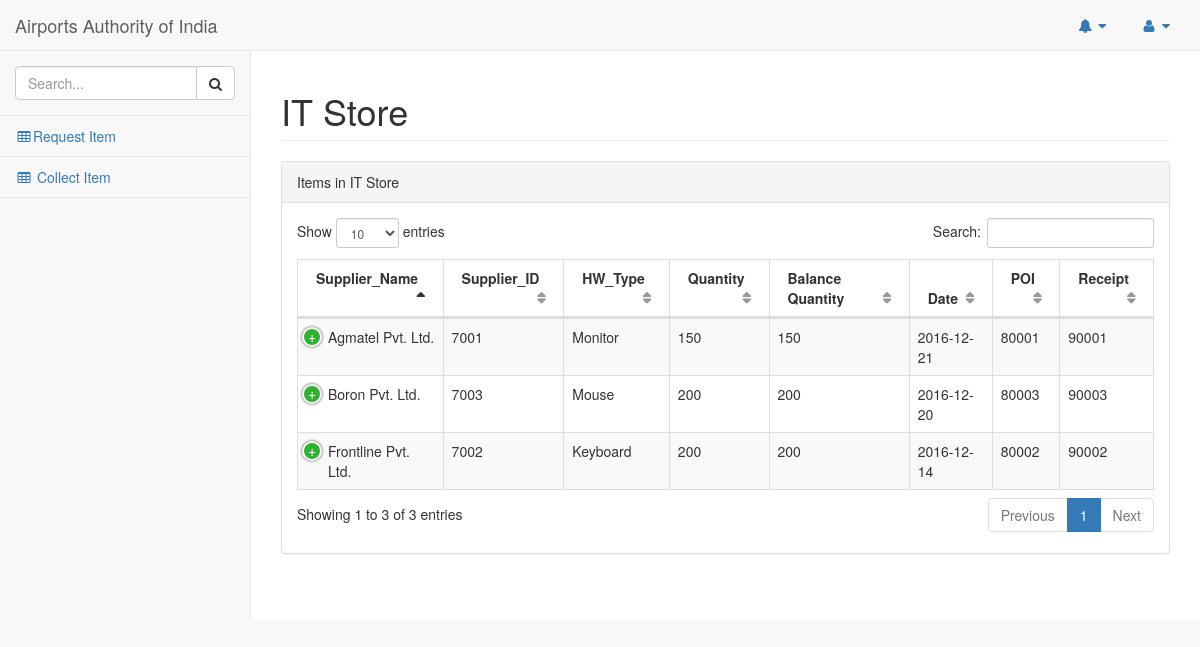
The page /pages/store.php on the database its author committed.
### tables this page shows
CREATE TABLE `it_store` (
  `Supplier_Name` varchar(50) NOT NULL,
  `Supplier_ID` int(50) NOT NULL,
  `HW_Type` varchar(50) NOT NULL,
  `Quantity` int(50) NOT NULL,
  `Balance Quantity` int(50) NOT NULL,
  `Date` date NOT NULL,
  `POI` int(50) NOT NULL,
  `Receipt` int(50) NOT NULL,
  `Model_No` int(60) NOT NULL
);

### pages/store.php (the view, shortened to what this page needs)
<!DOCTYPE html>
<html lang="en">
<head>
    <link href="../vendor/bootstrap/css/bootstrap.min.css" rel="stylesheet">
    <link href="../vendor/metisMenu/metisMenu.min.css" rel="stylesheet">
    <link href="../vendor/datatables-plugins/dataTables.bootstrap.css" rel="stylesheet">
    <link href="../vendor/datatables-responsive/dataTables.responsive.css" rel="stylesheet">
    <link href="../dist/css/sb-admin-2.css" rel="stylesheet">
    <link href="../vendor/font-awesome/css/font-awesome.min.css" rel="stylesheet" type="text/css">
</head>
<body>
    <div id="wrapper">
        <nav class="navbar navbar-default navbar-static-top" role="navigation" style="margin-bottom: 0">
            <div class="navbar-header">
                <a class="navbar-brand">Airports Authority of India</a>
            </div>
            <ul class="nav navbar-top-links navbar-right">
                <li class="dropdown">
                    <a class="dropdown-toggle" data-toggle="dropdown" href="#">
                        <i class="fa fa-bell fa-fw"></i> <i class="fa fa-caret-down"></i>
                    </a>
                </li>
                <li class="dropdown">
                    <a class="dropdown-toggle" data-toggle="dropdown" href="#">
                        <i class="fa fa-user fa-fw"></i> <i class="fa fa-caret-down"></i>
                    </a>
                </li>
            </ul>
            <div class="navbar-default sidebar" role="navigation">
                <div class="sidebar-nav navbar-collapse">
                    <ul class="nav" id="side-menu">
                        <li class="sidebar-search">
                            <div class="input-group custom-search-form">
                                <input type="text" class="form-control" placeholder="Search...">
                                <span class="input-group-btn">
                                <button class="btn btn-default" type="button">
                                    <i class="fa fa-search"></i>
                                </button>
                            </span>
                            </div>
                        </li>
                        <li>
                            <a href="requestsupp.html"><i class="fa fa-table fa-fw"></i>Request Item</a>
                        </li>
                        <li>
                            <a href="collectsupp.php"><i class="fa fa-table fa-fw"></i> Collect Item</a>
                        </li>
                </div>
            </div>
        </nav>
        <div id="page-wrapper">
            <div class="row">
                <div class="col-lg-12">
                    <h1 class="page-header">IT Store</h1>
                </div>
            </div>
            <div class="row">
                <div class="col-lg-12">
                    <div class="panel panel-default">
                        <div class="panel-heading">
                            Items in IT Store
                        </div>
                        <div class="panel-body">
                            <table width="100%" class="table table-striped table-bordered table-hover" id="dataTables-example">
                                        <?php
                                            $query="select * from it_store";
                                            $run=mysql_query($query);
                                        ?>
                                <thead>
                                    <tr>
                                     <th>Supplier_Name</th>
                                     <th>Supplier_ID</th>
                                     <th>HW_Type</th>
                                     <th>Quantity</th>
                                     <th>Balance Quantity</th>
                                     <th>Date</th>
                                     <th>POI</th>
                                     <th>Receipt</th>
                                    </tr>
                                </thead>
                                <tbody>
                                    <?php
                                        while($row=mysql_fetch_array($run))
                                        {
                                            echo "<tr>
                                                <td>{$row['Supplier_Name']}</td>
                                                <td>{$row['Supplier_ID']}</td>
                                                <td>{$row['HW_Type']}</td>
                                                <td>{$row['Quantity']}</td>
                                                <td>{$row['Balance Quantity']}</td>
                                                <td>{$row['Date']}</td>
                                                <td>{$row['POI']}</td>
                                                <td>{$row['Receipt']}</td>
                                                <td>{$row['Model_No']}</td>
                                                </tr>\n";
                                        }
                                        ?>
                                </tbody>
                            </table>
                        </div>
                    </div>
                </div>
            </div>
        </div>
    </div>
</body>
</html>

### rows shown on the page
it_store: Supplier_Name "Agmatel Pvt. Ltd.", Supplier_ID "7001", HW_Type "Monitor", Quantity "150", Balance Quantity "150", Date "2016-12-21", POI "80001", Receipt "90001"
it_store: Supplier_Name "Frontline Pvt. Ltd.", Supplier_ID "7002", HW_Type "Keyboard", Quantity "200", Balance Quantity "200", Date "2016-12-14", POI "80002", Receipt "90002"
it_store: Supplier_Name "Boron Pvt. Ltd.", Supplier_ID "7003", HW_Type "Mouse", Quantity "200", Balance Quantity "200", Date "2016-12-20", POI "80003", Receipt "90003"
